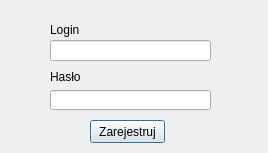
<?xml version="1.0" encoding="UTF-8"?>
<ui version="4.0">
 <class>rejestracja_okno</class>
 <widget class="QDialog" name="rejestracja_okno">
  <property name="geometry">
   <rect>
    <x>0</x>
    <y>0</y>
    <width>268</width>
    <height>153</height>
   </rect>
  </property>
  <property name="windowTitle">
   <string>Dialog</string>
  </property>
  <widget class="QLineEdit" name="lineEdit_loginR">
   <property name="geometry">
    <rect>
     <x>50</x>
     <y>40</y>
     <width>161</width>
     <height>21</height>
    </rect>
   </property>
  </widget>
  <widget class="QLabel" name="label">
   <property name="geometry">
    <rect>
     <x>50</x>
     <y>20</y>
     <width>41</width>
     <height>20</height>
    </rect>
   </property>
   <property name="text">
    <string>Login</string>
   </property>
  </widget>
  <widget class="QLineEdit" name="lineEdit_hasloR">
   <property name="geometry">
    <rect>
     <x>50</x>
     <y>90</y>
     <width>161</width>
     <height>20</height>
    </rect>
   </property>
   <property name="echoMode">
    <enum>QLineEdit::Password</enum>
   </property>
  </widget>
  <widget class="QLabel" name="label_2">
   <property name="geometry">
    <rect>
     <x>50</x>
     <y>70</y>
     <width>47</width>
     <height>13</height>
    </rect>
   </property>
   <property name="text">
    <string>Hasło</string>
   </property>
  </widget>
  <widget class="QPushButton" name="pushButton_R">
   <property name="geometry">
    <rect>
     <x>90</x>
     <y>120</y>
     <width>75</width>
     <height>23</height>
    </rect>
   </property>
   <property name="text">
    <string>Zarejestruj</string>
   </property>
  </widget>
 </widget>
 <resources/>
 <connections/>
</ui>
